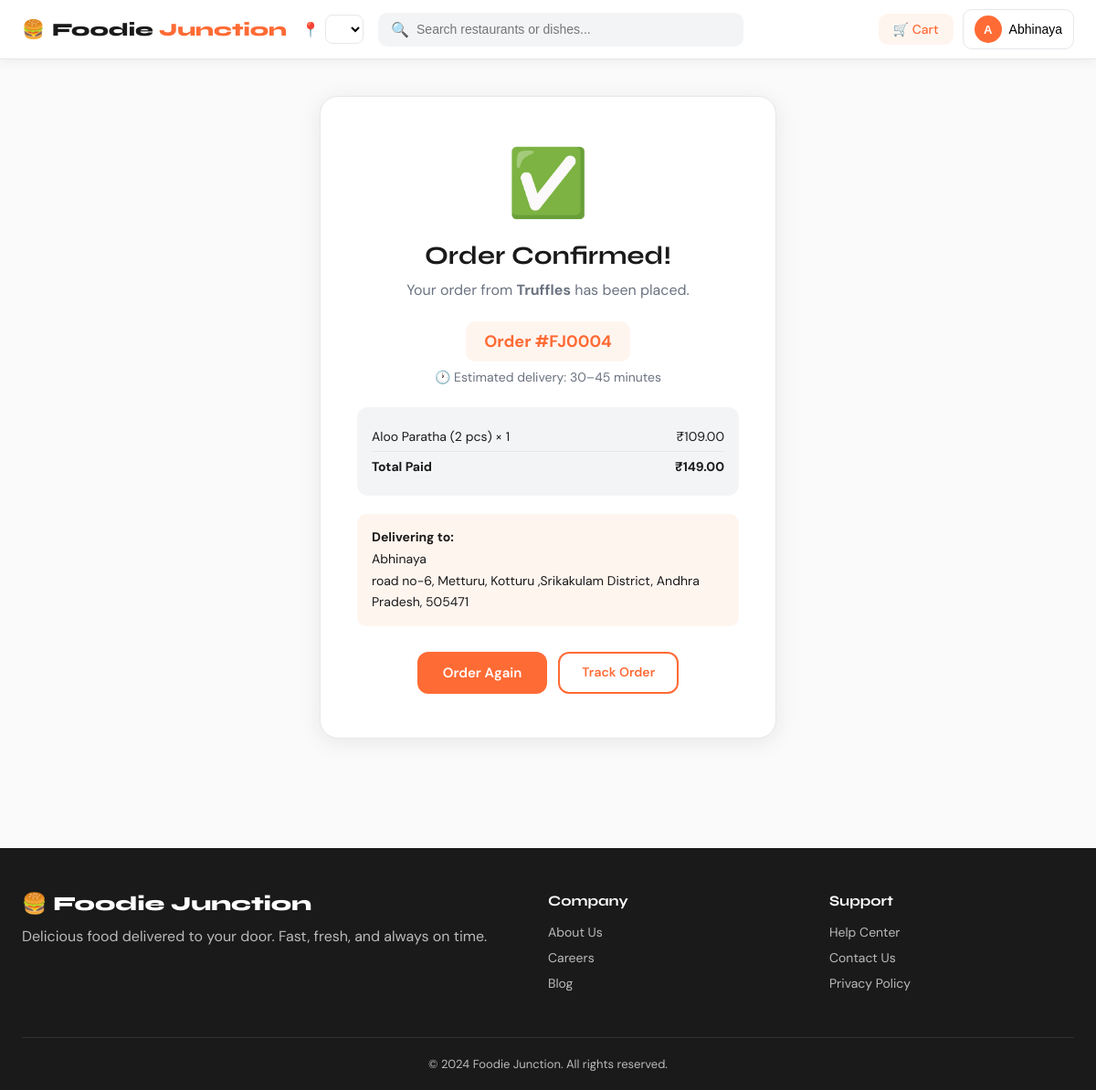
Page /order-success/4/ (signed in) on the committed database.
### core/models.py (models this page shows, shortened)
class User(AbstractBaseUser, PermissionsMixin):
    email      = models.EmailField(unique=True)
    name       = models.CharField(max_length=120, blank=True)
    phone      = models.CharField(max_length=15, blank=True)
    avatar     = models.ImageField(upload_to='avatars/', blank=True, null=True)
    is_active  = models.BooleanField(default=True)
    is_staff   = models.BooleanField(default=False)
    date_joined= models.DateTimeField(default=timezone.now)
    USERNAME_FIELD  = 'email'
    REQUIRED_FIELDS = []
    objects = UserManager()
    def get_full_name(self): return self.name or self.email.split('@')[0]

class Order(models.Model):
    user               = models.ForeignKey(User, on_delete=models.CASCADE, related_name='orders')
    restaurant         = models.ForeignKey(Restaurant, on_delete=models.CASCADE)
    status             = models.CharField(max_length=30, choices=ORDER_STATUS, default='pending')
    payment_method     = models.CharField(max_length=20, choices=PAYMENT_METHOD, default='cod')
    payment_status     = models.CharField(max_length=20, choices=PAYMENT_STATUS, default='pending')
    razorpay_order_id  = models.CharField(max_length=100, blank=True)
    razorpay_payment_id= models.CharField(max_length=100, blank=True)
    delivery_name      = models.CharField(max_length=120)
    delivery_phone     = models.CharField(max_length=15)
    delivery_address   = models.TextField()
    delivery_pincode   = models.CharField(max_length=10)
    subtotal           = models.DecimalField(max_digits=10, decimal_places=2)
    delivery_fee       = models.DecimalField(max_digits=6, decimal_places=2, default=40)
    discount           = models.DecimalField(max_digits=6, decimal_places=2, default=0)
    total_amount       = models.DecimalField(max_digits=10, decimal_places=2)
    special_instructions= models.TextField(blank=True)
    created_at         = models.DateTimeField(auto_now_add=True)
    updated_at         = models.DateTimeField(auto_now=True)
    estimated_delivery = models.DateTimeField(null=True, blank=True)
    class Meta: ordering = ['-created_at']

class Restaurant(models.Model):
    name             = models.CharField(max_length=200)
    city             = models.CharField(max_length=50, choices=CITY_CHOICES)
    address          = models.TextField()
    rating           = models.DecimalField(max_digits=3, decimal_places=1, default=4.0)
    num_ratings      = models.IntegerField(default=0)
    distance_km      = models.DecimalField(max_digits=5, decimal_places=1, default=2.0)
    is_pure_veg      = models.BooleanField(default=False)
    serves_alcohol   = models.BooleanField(default=False)
    image            = models.ImageField(upload_to='restaurants/', blank=True, null=True)
    image_url        = models.URLField(blank=True)
    cuisine_types    = models.CharField(max_length=300, blank=True)
    avg_cost_for_two = models.IntegerField(default=400)
    min_order        = models.IntegerField(default=99)
    delivery_time_min= models.IntegerField(default=30)
    is_open          = models.BooleanField(default=True)
    is_featured      = models.BooleanField(default=False)
    created_at       = models.DateTimeField(auto_now_add=True)
    class Meta: ordering = ['-rating', '-num_ratings']

class OrderItem(models.Model):
    order               = models.ForeignKey(Order, on_delete=models.CASCADE, related_name='items')
    food_item           = models.ForeignKey(FoodItem, on_delete=models.CASCADE)
    quantity            = models.PositiveIntegerField(default=1)
    unit_price          = models.DecimalField(max_digits=8, decimal_places=2)
    special_instructions= models.CharField(max_length=300, blank=True)
    @property
    def subtotal(self): return self.unit_price * self.quantity

class FoodItem(models.Model):
    restaurant   = models.ForeignKey(Restaurant, on_delete=models.CASCADE, related_name='food_items')
    name         = models.CharField(max_length=200)
    description  = models.TextField(blank=True)
    price        = models.DecimalField(max_digits=8, decimal_places=2)
    category     = models.CharField(max_length=50, choices=CATEGORY_CHOICES)
    image        = models.ImageField(upload_to='food_items/', blank=True, null=True)
    image_url    = models.URLField(blank=True)
    is_veg       = models.BooleanField(default=True)
    is_bestseller= models.BooleanField(default=False)
    is_available = models.BooleanField(default=True)
    rating       = models.DecimalField(max_digits=3, decimal_places=1, default=4.0)
    created_at   = models.DateTimeField(auto_now_add=True)
    class Meta: ordering = ['category', 'name']

### core/views.py (the view)
# urls.py: path('order-success/<int:order_id>/', views.order_success_view, name='order_success'),
@login_required
def order_success_view(request, order_id):
    order = get_object_or_404(Order, id=order_id, user=request.user)
    return render(request, 'order_success.html', {'order': order, 'cart_count': 0})

### templates/order_success.html (shortened to what this page needs)
{% extends 'base.html' %}
{% block content %}
<div class="success-page">
  <div class="success-card">
    <div class="success-icon">✅</div>
    <h1>Order Confirmed!</h1>
    <p>Your order from <strong>{{ order.restaurant.name }}</strong> has been placed.</p>
    <div class="order-id-badge">Order #FJ{{ order.id|stringformat:"04d" }}</div>
    <div class="delivery-eta">🕐 Estimated delivery: 30–45 minutes</div>
    <div class="order-items-list">
      {% for item in order.items.all %}
      <div class="oi-row"><span>{{ item.food_item.name }} × {{ item.quantity }}</span><span>₹{{ item.subtotal }}</span></div>
      {% endfor %}
      <div class="oi-row oi-total"><span>Total Paid</span><span>₹{{ order.total_amount }}</span></div>
    </div>
    <div class="delivery-addr">
      <strong>Delivering to:</strong><br>{{ order.delivery_name }}<br>{{ order.delivery_address }}, {{ order.delivery_pincode }}
    </div>
    <div class="success-actions">
      <a href="/" class="btn-primary">Order Again</a>
      <a href="/profile/" class="btn-outline">Track Order</a>
    </div>
  </div>
</div>
{% endblock %}

### templates/base.html (shortened to what this page needs)
<!DOCTYPE html>
<html lang="en">
<head>
  {% load static %}
  <link rel="stylesheet" href="{% static 'css/style.css' %}">
</head>
<body>
<nav class="navbar" id="navbar">
  <div class="nav-inner">
    <a href="/" class="nav-logo">
      <span>🍔</span>
      <span>Foodie <span class="logo-accent">Junction</span></span>
    </a>
    <div class="nav-location">
      <span>📍</span>
      <select class="city-select" onchange="changeCity(this.value)">
      </select>
    </div>
    <div class="nav-search">
      <span>🔍</span>
      <input type="text" id="globalSearch" placeholder="Search restaurants or dishes..." autocomplete="off">
    </div>
    <div class="nav-actions">
      {% if user.is_authenticated %}
        <a href="/cart/" class="nav-btn cart-btn">
          🛒 Cart
        </a>
        <div class="nav-profile">
          <button class="profile-btn" onclick="toggleProfileMenu()">
            <span class="profile-avatar">{{ user.get_full_name|first|upper }}</span>
            {{ user.get_full_name|truncatechars:10 }}
          </button>
        </div>
      {% else %}
        <a href="/login/" class="nav-btn login-btn">Login</a>
      {% endif %}
    </div>
  </div>
</nav>
<main>{% block content %}{% endblock %}</main>
<footer class="footer">
  <div class="footer-inner">
    <div class="footer-brand">
      <div class="footer-logo">🍔 Foodie Junction</div>
      <p>Delicious food delivered to your door. Fast, fresh, and always on time.</p>
    </div>
    <div class="footer-links">
      <h4>Company</h4>
      <a href="#">About Us</a><a href="#">Careers</a><a href="#">Blog</a>
    </div>
    <div class="footer-links">
      <h4>Support</h4>
      <a href="#">Help Center</a><a href="#">Contact Us</a><a href="#">Privacy Policy</a>
    </div>
  </div>
  <div class="footer-bottom">© 2024 Foodie Junction. All rights reserved.</div>
</footer>
</body>
</html>

### rows in the picture
User: get_full_name|first "A", get_full_name "Abhinaya"
Order: restaurant.name "Truffles", id "0004", total_amount "149.00", delivery_name "Abhinaya", delivery_address "road no-6, Metturu, Kotturu ,Srikakulam District, Andhra Pradesh", delivery_pincode "505471"
OrderItem: food_item.name "Aloo Paratha (2 pcs)", quantity "1", subtotal "109.00"
